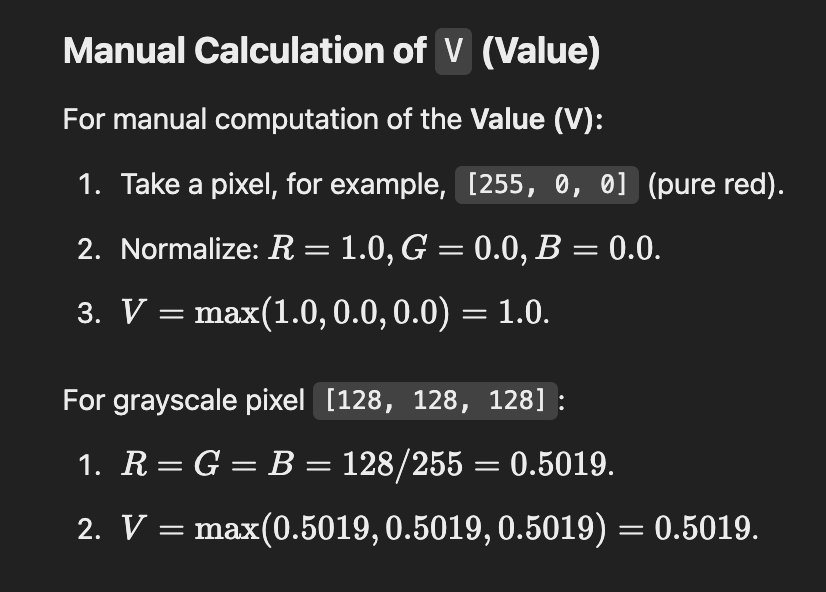
#> input picture notebooks/data/images/HSV_V_calculate.png, 826 x 592 px
$ jupyter execute 4_0_2_basics_R_G_B_to_H_S_V.ipynb
#> lines starting #> are read from the running program, lines starting #| are printed output that depends on the picture
[cell 1]
"""
This script demonstrates how to convert an RGB image to the HSV color space using OpenCV
and extract individual HSV channels (Hue, Saturation, and Value).

### Key Concepts:

1. **RGB to HSV Conversion:**
   - RGB (Red, Green, Blue): A widely used color model representing colors as intensities of red, green, and blue.
   - HSV (Hue, Saturation, Value): A color model that represents colors more intuitively:
     - **Hue (H):** Represents the type of color, ranging from 0° to 360° (encoded as 0-179 in OpenCV).
     - **Saturation (S):** Represents the intensity or purity of the color (0-255 in OpenCV).
     - **Value (V):** Represents the brightness of the strongest color in a pixel (0-255 in OpenCV).

2. **Purpose of HSV Color Space:**
   - Separates chromatic content (Hue and Saturation) from intensity (Value).
   - Useful for color-based image processing tasks, such as object detection, segmentation, and filtering.

3. **Program Workflow:**
   - **Input:** A predefined 3x3 RGB image represented as a NumPy array.
     - Colors include primary colors (Red, Green, Blue), secondary colors (Yellow, Cyan, Magenta),
       and shades of gray.
   - **RGB to HSV Conversion:** The `cv2.cvtColor` function converts the image from the RGB to HSV color space.
   - **Channel Extraction:** Individual channels (H, S, V) are extracted using NumPy slicing:
     - **Hue (H):** First channel of the HSV image.
     - **Saturation (S):** Second channel of the HSV image.
     - **Value (V):** Third channel of the HSV image.
   - **Output:** Prints the pixel values of each HSV channel for analysis.

4. **Program Output Explanation:**
   - **Hue (H):** Displays the color types of the image pixels as encoded angular values.
   - **Saturation (S):** Shows the intensity/purity of each color pixel.
   - **Value (V):** Represents the brightness levels of the strongest color in each pixel.

5. **Use Cases:**
   - **Hue Analysis:** Identify specific colors in an image for segmentation or tracking.
   - **Saturation Analysis:** Evaluate color intensity for filtering faint colors or creating grayscale images.
   - **Value Analysis:** Analyze brightness levels for preprocessing tasks like thresholding or lighting adjustments.

6. **Program Applications:**
   - Color-based object detection and segmentation.
   - Feature extraction based on specific HSV properties.
   - Preprocessing images for machine learning and computer vision tasks.

"""

import numpy as np
import cv2
import os
import matplotlib.pyplot as plt
import matplotlib.image as mpimg

# Define the 3x3 RGB image
image = np.array([
    [[255, 0, 0], [0, 255, 0], [0, 0, 255]],       # Row 1: Red, Green, Blue
    [[255, 255, 0], [0, 255, 255], [255, 0, 255]], # Row 2: Yellow, Cyan, Magenta
    [[128, 128, 128], [64, 64, 64], [32, 32, 32]]  # Row 3: Shades of gray
], dtype=np.uint8)

# Convert the RGB image to HSV using OpenCV
hsv_image = cv2.cvtColor(image, cv2.COLOR_RGB2HSV)

# Extract the channels
H_channel = hsv_image[:, :, 0]  # Hue
S_channel = hsv_image[:, :, 1]  # Saturation
V_channel = hsv_image[:, :, 2]  # Value

print("Hue Channel (H):")
print(H_channel)

print("\nSaturation Channel (S):")
print(S_channel)

print("\nValue Channel (V):")
print(V_channel)

[cell 2]
# Construct the image path dynamically
image_path = os.path.join(os.getcwd(), 'data', 'images', 'HSV_V_calculate.png')  # Adjust folder structure as needed

# Load and display the image
img = mpimg.imread(image_path)
#> img is the input picture: shape (592, 826, 4) float32; mean R, G, B, A 0.187, 0.187, 0.187, 1
plt.imshow(img)
plt.axis('off')  # Hide axes for better display
plt.show()

[cell 3]
"""
This script visualizes an RGB image and its corresponding HSV channels (Hue, Saturation, and Value)
using Matplotlib.

### Key Concepts:

1. **Color Spaces:**
   - RGB: Represents images as combinations of Red, Green, and Blue channels.
   - HSV: A cylindrical color space more aligned with human perception of colors:
     - Hue (H): The type of color (e.g., red, blue, green), represented as an angular value.
     - Saturation (S): The purity or intensity of the color.
     - Value (V): The brightness or intensity of the strongest color in a pixel.

2. **Purpose of Visualization:**
   - Helps to understand the decomposition of an RGB image into its HSV components.
   - Useful for analyzing and processing images based on specific HSV properties:
     - **Hue (H):** For tasks like segmentation based on specific colors.
     - **Saturation (S):** For evaluating the intensity or purity of colors.
     - **Value (V):** For brightness-based operations like filtering or thresholding.

3. **Program Workflow:**
   - The program uses Matplotlib to plot:
     - The original RGB image.
     - Each of the HSV channels individually (Hue, Saturation, Value).
   - Each channel is displayed with appropriate colormaps:
     - **Hue:** Shown using the `hsv` colormap for color interpretation.
     - **Saturation:** Displayed in grayscale (`gray`) to visualize intensity.
     - **Value:** Also displayed in grayscale (`gray`) to highlight brightness levels.
   - The `subplot` function organizes the plots into a grid for better comparison.

4. **Matplotlib Features:**
   - `plt.imshow`: Displays images with specified colormaps.
   - `plt.title`: Adds descriptive titles to each subplot for clarity.
   - `plt.axis('off')`: Removes axes for cleaner visualization.
   - `plt.tight_layout`: Adjusts spacing between plots to prevent overlap.

5. **Use Cases of HSV Visualization:**
   - **Image segmentation:** Identify regions based on color or intensity.
   - **Feature extraction:** Analyze color-specific or intensity-based features.
   - **Preprocessing:** Understand and preprocess images for machine learning tasks.

6. **Program Output:**
   - A 2x2 grid of images:
     - Top-left: Original RGB image.
     - Top-right: Hue channel (H).
     - Bottom-left: Saturation channel (S).
     - Bottom-right: Value channel (V).

"""

import matplotlib.pyplot as plt

# Display the original and HSV channels
plt.figure(figsize=(10, 5))

# Original image
plt.subplot(2, 2, 1)
plt.imshow(image)
plt.title('Original Image (RGB)')
plt.axis('off')

# Hue channel
plt.subplot(2, 2, 2)
plt.imshow(H_channel, cmap='hsv')
plt.title('Hue Channel (H)')
plt.axis('off')

# Saturation channel
plt.subplot(2, 2, 3)
plt.imshow(S_channel, cmap='gray')
plt.title('Saturation Channel (S)')
plt.axis('off')

# Value channel
plt.subplot(2, 2, 4)
plt.imshow(V_channel, cmap='gray')
plt.title('Value Channel (V)')
plt.axis('off')

plt.tight_layout()
plt.show()
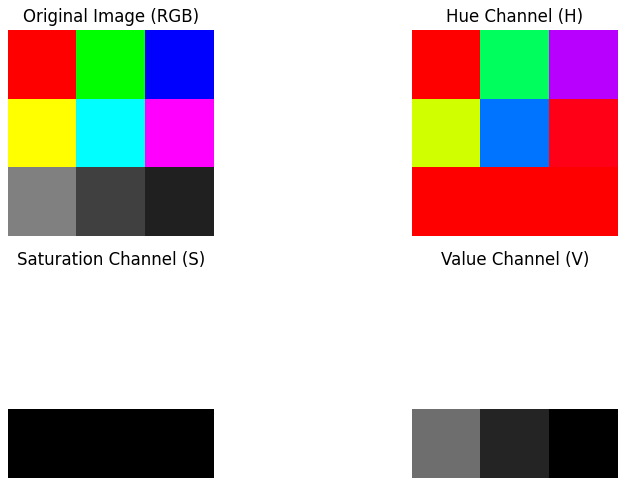
#> figure drawn by matplotlib, 4 panels
